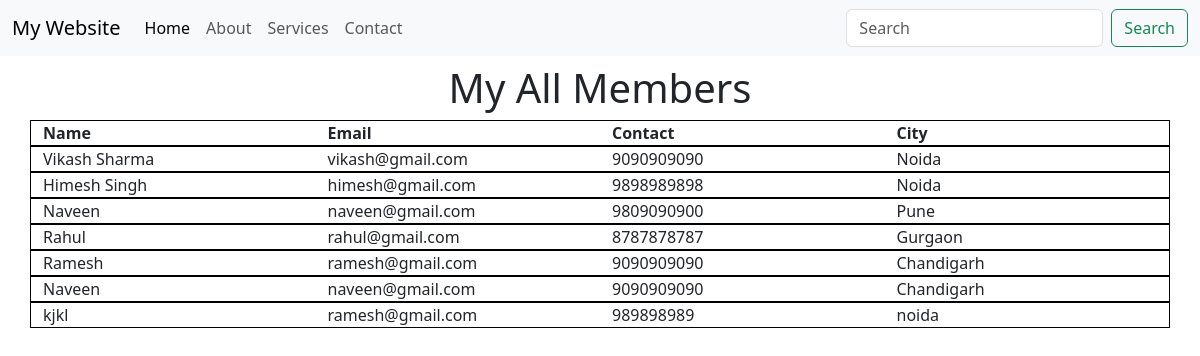
Before: / with the older database file.
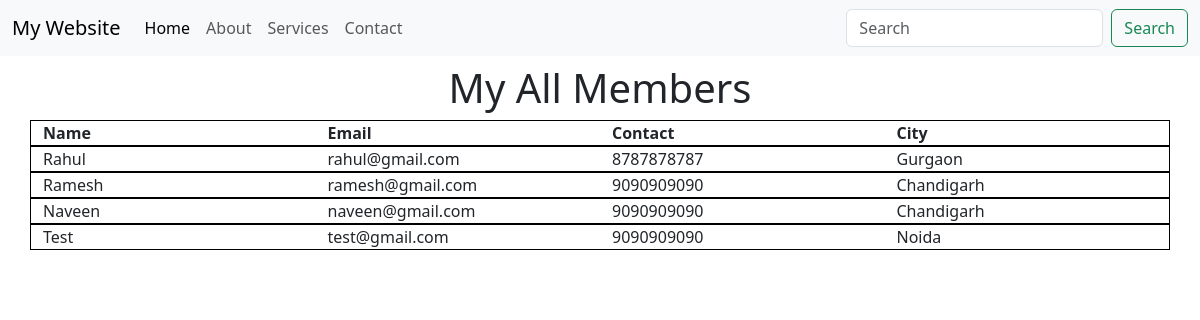
After: the same page with the newer database file.
### myapp/models.py (models this page shows, shortened)
class Member (models.Model):
    name = models.CharField(max_length=50)
    email = models.CharField(max_length=100)
    contact = models.CharField(max_length=50)
    city = models.CharField(max_length=50)

### myapp/views.py (the view)
# urls.py: path('',views.home,name="home"),
def home(request):
    all_members = Member.objects.all
    return render(request, 'home.html',{'all':all_members})

### templates/home.html (shortened to what this page needs)
{% extends 'base.html' %}
{% block content %}
<html>
    <head>
        <link rel="stylesheet" href="">
    </head>
    <body>
        <h1 class="text-center my-2">My All Members</h1>
        <div class="container my-2">
            <div class="row">
                <div class="col" id="heading">Name</div>
                <div class="col" id="heading">Email</div>
                <div class="col" id="heading">Contact</div>
                <div class="col" id="heading">City</div>
            </div>
            {% for item in all %}
            <div class="row">
                <div class="col">{{item.name}} </div>
                <div class="col">{{item.email}}</div>
                <div class="col">{{item.contact}}</div>
                <div class="col">{{item.city}}</div>
            </div>
        {% endfor %}
        </div>
    </body>
</html>
{% endblock content %}

Changed rows visible on the page:
removed Member: name "Vikash Sharma", email "vikash@gmail.com", contact "9090909090", city "Noida"
removed Member: name "Himesh Singh", email "himesh@gmail.com", contact "9898989898", city "Noida"
removed Member: name "Naveen", email "naveen@gmail.com", contact "9809090900", city "Pune"
removed Member: name "kjkl", email "ramesh@gmail.com", contact "989898989", city "noida"
added Member: name "Test", email "test@gmail.com", contact "9090909090", city "Noida"
